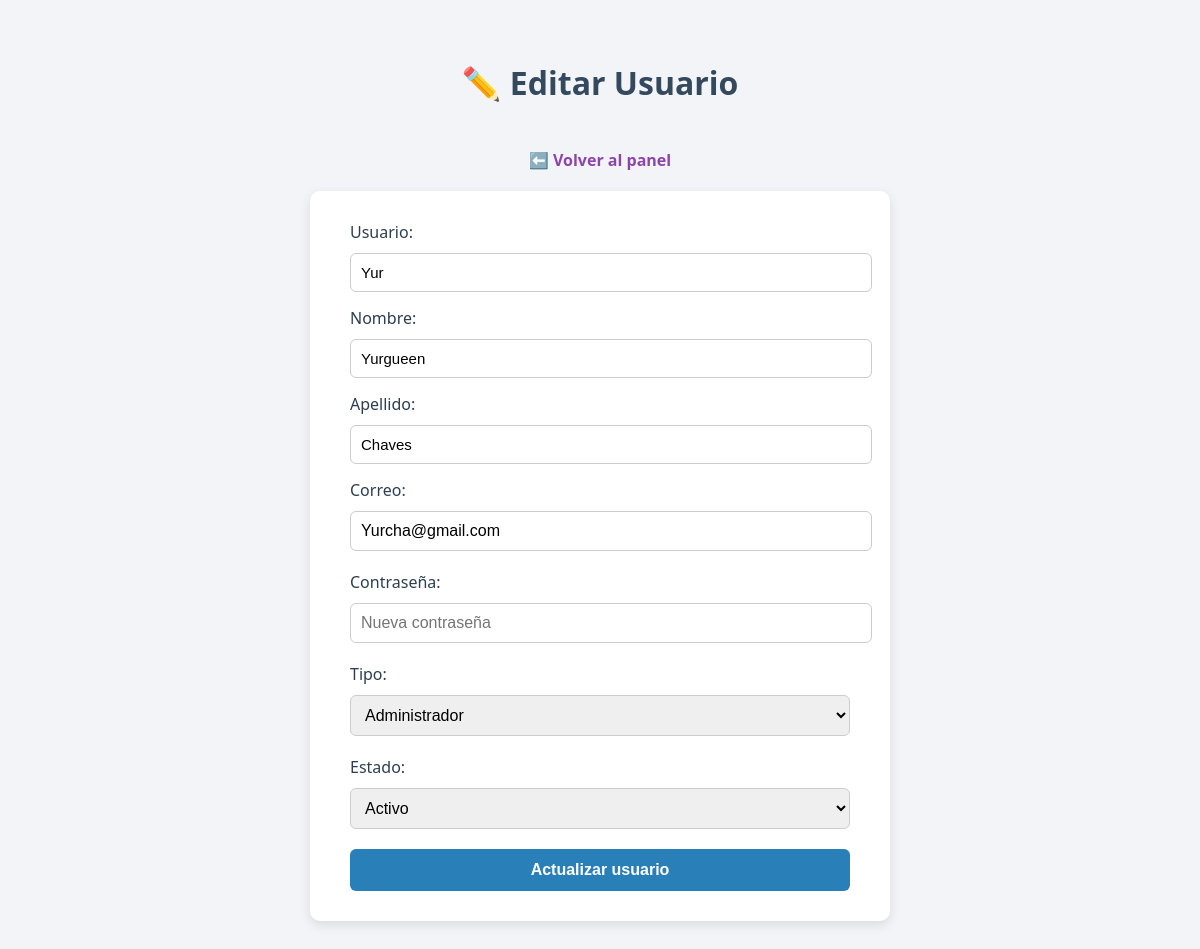
/public/editarusuario.php?id=5 (signed in), run on the app's committed database.
### tables this page shows
CREATE TABLE `usuarios` (
  `id` int(11) NOT NULL,
  `usuario` varchar(50) NOT NULL,
  `nombre` varchar(100) DEFAULT NULL,
  `apellido` varchar(100) DEFAULT NULL,
  `correo` varchar(100) DEFAULT NULL,
  `contrasena` text DEFAULT NULL,
  `tipo` enum('admin','usuario') NOT NULL,
  `estado` tinyint(1) DEFAULT 1
);

### includes/functions.php (called while the page is built, shortened)
<?php
require_once __DIR__ . '../sql/pdo_conexion.php';
function getUserById($id)
{
    global $pdo;
    $stmt = $pdo->prepare("SELECT * FROM usuarios WHERE id = :id");
    $stmt->execute(['id' => $id]);
    return $stmt->fetch(PDO::FETCH_ASSOC);
}
?>

### public/editarusuario.php (the view, shortened to what this page needs)
<?php
include '../includes/auth.php';
include '../includes/functions.php';
$id = $_GET['id'];
$user = getUserById($id);
?>
<!DOCTYPE html>
<html lang="es">
<head>
<link rel="stylesheet" href="../assets/css/style.css?v=2025">
</head>
<body>
    <h1>✏️ Editar Usuario</h1>
<a href="Panel.php" class="btn-volver">⬅️ Volver al panel</a>
    <form method="POST" class="formulario">
        Usuario:
<input type="text" name="usuario" value="<?= htmlspecialchars($user['usuario']) ?>" required>
        Nombre:
<input type="text" name="nombre" value="<?= htmlspecialchars($user['nombre']) ?>" required>
        Apellido:
<input type="text" name="apellido" value="<?= htmlspecialchars($user['apellido']) ?>" required>
        Correo:
<input type="email" name="correo" value="<?= htmlspecialchars($user['correo']) ?>" required>
        Contraseña:
<input type="password" name="contrasena" placeholder="Nueva contraseña" required>
        Tipo:
<select name="tipo" required>
<option value="admin" <?= $user['tipo'] === 'admin' ? 'selected' : '' ?>>Administrador</option>
</select>
        Estado:
<select name="estado" required>
<option value="1" <?= $user['estado'] == 1 ? 'selected' : '' ?>>Activo</option>
</select>
        <button type="submit">Actualizar usuario</button>
</form>
</body>
</html>

### assets/css/style.css (style rules this page uses)
.btn-volver { display: block; margin-top: 20px; text-align: center; color: #2980b9; font-weight: bold; text-decoration: none; }
body { font-family: 'Segoe UI', sans-serif; background-color: #f4f6f8; margin: 0; padding: 40px; color: #2c3e50; }
body { font-family: 'Segoe UI', sans-serif; background-color: #f7f9fc; margin: 0; padding: 40px; display: flex; flex-direction: column; align-items: center; }
h1 { color: #2c3e50; margin-bottom: 10px; }
.btn-volver { text-decoration: none; color: #8e44ad; font-weight: bold; margin-bottom: 25px; display: inline-block; }
.formulario { background-color: #fff; padding: 30px 40px; border-radius: 10px; box-shadow: 0 4px 12px rgba(0, 0, 0, 0.1); width: 100%; max-width: 500px; }
.formulario input, .formulario select { width: 100%; padding: 10px; margin: 10px 0 20px 0; border: 1px solid #ccc; border-radius: 6px; font-size: 16px; }
.formulario button { background-color: #2980b9; color: white; padding: 12px 20px; border: none; border-radius: 6px; font-weight: bold; font-size: 16px; cursor: pointer; width: 100%; }
body { font-family: 'Segoe UI', sans-serif; background-color: #f2f4f7; margin: 0; padding: 40px; display: flex; justify-content: center; }
h1 { color: #34495e; text-align: center; margin-bottom: 25px; }
input[type="text"], input[type="number"], input[type="file"], textarea, select { width: 100%; padding: 10px; border: 1px solid #ccc; border-radius: 6px; margin-bottom: 15px; font-size: 15px; }
.btn-volver { display: inline-block; margin-bottom: 20px; text-decoration: none; color: #8e44ad; font-weight: bold; }

### data on the page
usuarios: usuario "Yur", nombre "Yurgueen", apellido "Chaves", correo "Yurcha@gmail.com", tipo "Administrador", estado "Activo"
